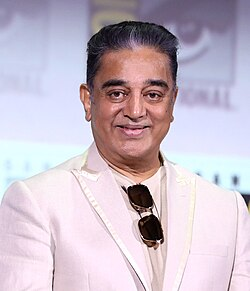
#> input picture reference/input/Kamal Haasan.jpg, 250 x 291 px
$ python image_detection.py
#> lines starting #> are read from the running program, lines starting #| are printed output that depends on the picture; after the words box and inside, x2 and y2 are one past the last pixel; in counts of white or black regions, pixels touching at a corner belong together
import cv2
import matplotlib.pyplot as plt

image_path='input/Kamal Haasan.jpg'
img=cv2.imread(image_path)
#> img is the input picture: shape (291, 250, 3); mean B, G, R 200.1, 187, 199.9

grayimg=cv2.cvtColor(img, cv2.COLOR_BGR2GRAY)
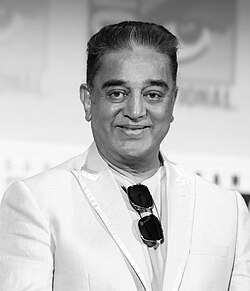
#> grayimg: shape (291, 250); min 0, max 255, mean 192.4

classifier=cv2.CascadeClassifier(cv2.data.haarcascades+"haarcascade_frontalface_default.xml")

face=classifier.detectMultiScale(grayimg,scaleFactor=1.1,minSize=(40,40),minNeighbors=5)
#> face = [[81, 51, 105, 105]]

for(x,y,w,h) in face:
    cv2.rectangle(img,(x,y),(x+w,y+h),(0,255,0),5)
#> this loop made 1 pass
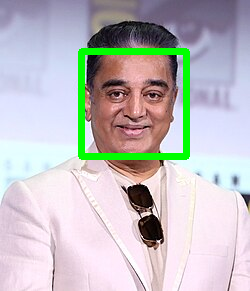
#> img: shape (291, 250, 3); 4.01% of pixels changed, all inside (x1, y1, x2, y2) = (78, 48, 190, 160)

img_rgb=cv2.cvtColor(img,cv2.COLOR_BGR2RGB)

# For image
plt.figure(figsize=(20,10))
plt.axis('off')
plt.imshow(img_rgb)
plt.show()

$ run again, with reference/input/Darren Watkins.jpeg copied over reference/input/Kamal Haasan.jpg
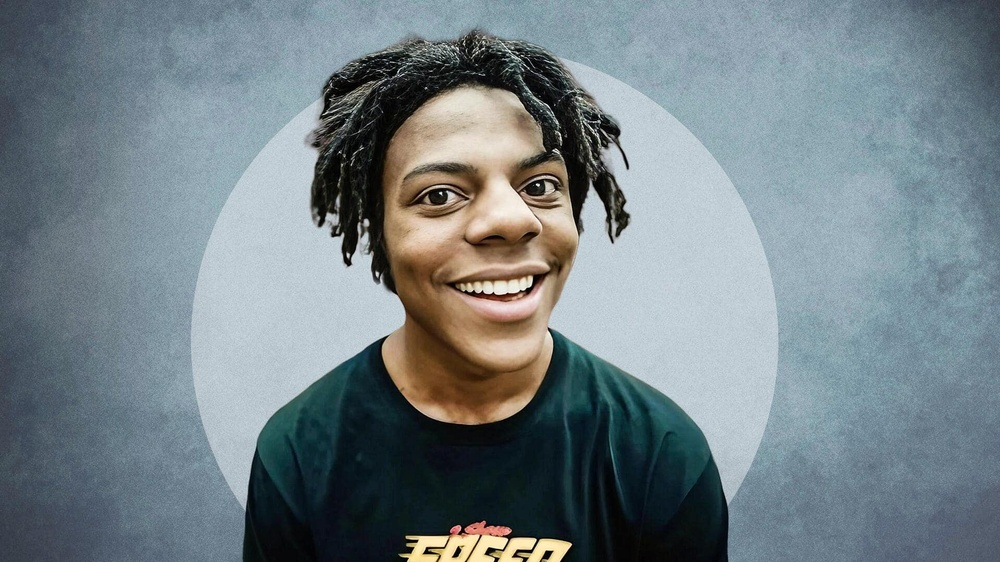
#> input picture reference/input/Darren Watkins.jpeg, 1000 x 562 px, shrunk from 1920 x 1080 before the run
#> img is the input picture: shape (562, 1000, 3); mean B, G, R 134, 128.5, 116.2
#> `grayimg=cv2.cvtColor(img, cv2.COLOR_BGR2GRAY)`:
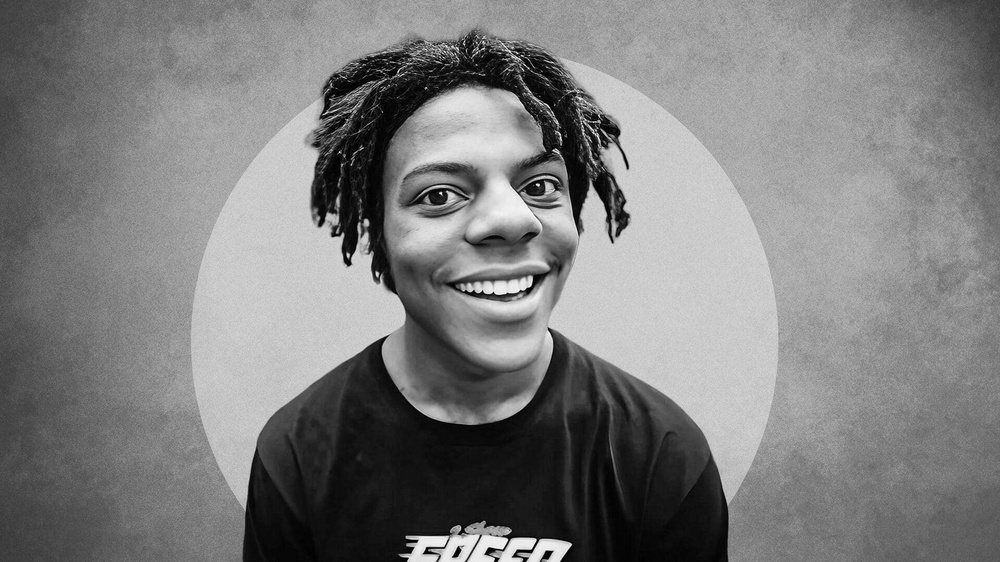
#> grayimg: shape (562, 1000); min 0, max 254, mean 125.4
#> face = [[372, 94, 235, 235]]
#> the loop `for(x,y,w,h) in face:` made 1 pass
#> after the loop `for(x,y,w,h) in face:`:
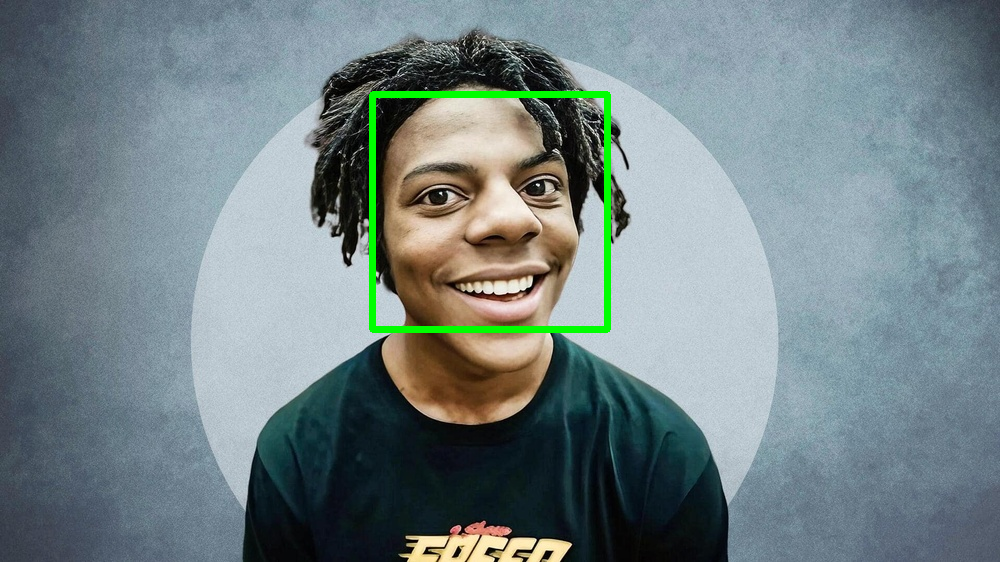
#> img: shape (562, 1000, 3); 1.17% of pixels changed, all inside (x1, y1, x2, y2) = (369, 91, 611, 333)
